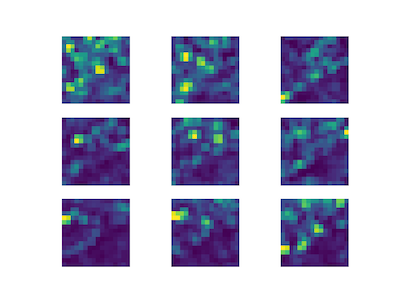

Python code for this plot:
import cv2
import numpy as np
import matplotlib.pyplot as plt

# Read image
img = cv2.imread("imori.jpg").astype(np.float32)
H, W, C = img.shape

# Grayscale
gray = 0.2126 * img[..., 2] + 0.7152 * img[..., 1] + 0.0722 * img[..., 0]

# Magnitude and gradient
gray = np.pad(gray, (1, 1), 'edge')

gx = gray[1:H+1, 2:] - gray[1:H+1, :W]
gy = gray[2:, 1:W+1] - gray[:H, 1:W+1]
gx[gx == 0] = 0.000001

mag = np.sqrt(gx ** 2 + gy ** 2)
gra = np.arctan(gy / gx)
gra[gra<0] = np.pi / 2 + gra[gra < 0] + np.pi / 2

# Gradient histogram
gra_n = np.zeros_like(gra, dtype=np.int)

d = np.pi / 9
for i in range(9):
    gra_n[np.where((gra >= d * i) & (gra <= d * (i+1)))] = i
    
N = 8
HH = H // N
HW = W // N
Hist = np.zeros((HH, HW, 9), dtype=np.float32)
for y in range(HH):
    for x in range(HW):
        for j in range(N):
            for i in range(N):
                Hist[y, x, gra_n[y*4+j, x*4+i]] += mag[y*4+j, x*4+i]
                

for i in range(9):
    plt.subplot(3,3,i+1)
    plt.imshow(Hist[..., i])
    plt.axis('off')
    plt.xticks(color="None")
    plt.yticks(color="None")
plt.savefig("out.png")
plt.show()
